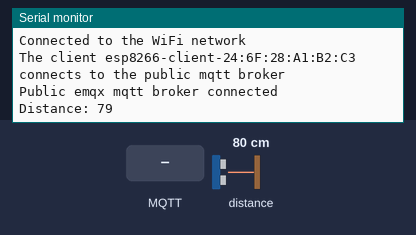
Bench run of a sketch on a simulated ESP8266 (NodeMCU). On the bench: the last lines printed to the serial monitor. Wiring (inferred from the names in the program): ultrasonic range finder: trigger GPIO 2; echo GPIO 0. The test bench sets the inputs (shaded band); at power-on: distance to the obstacle 80 cm. The echo pulse lasts 58.3 µs per cm; WiFi joins after 1.5 s; servers stay silent unless stated; no MQTT or app messages arrive unless stated.

Above: at 2.8 s.
2.9 s: MQTT message "1" arrives on the first subscribed topic
5.1 s: MQTT message "on" arrives on the first subscribed topic
7.1 s: MQTT message "off" arrives on the first subscribed topic
9.1 s: distance to the obstacle set to 2 cm
At 10.3 s:
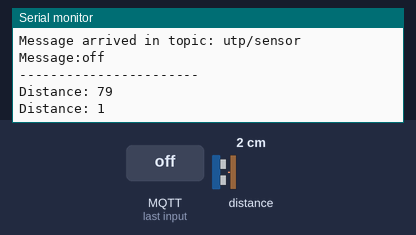
10.6 s: distance to the obstacle set to 4 cm
At 12.8 s:
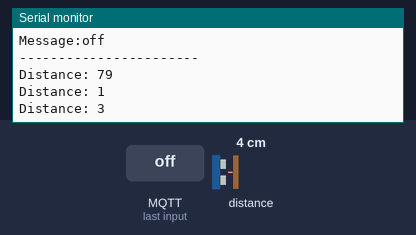
Timing chart, 0 to 13.1 s (numbered marks = the images above; inputs shaded):
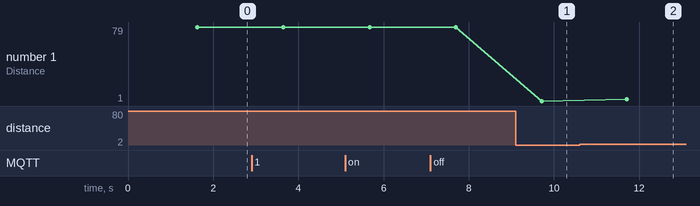

The sketch:

sensor.ino
```cpp
// defines pins numbers
//https://www.instructables.com/Distance-Measurement-Using-HC-SR04-Via-NodeMCU/

#include <ESP8266WiFi.h>
#include <PubSubClient.h>

// WiFi
const char *ssid = "SOFTWAREVALUE"; // Enter your WiFi name
const char *password = "FranklinRuiz2020";  // Enter WiFi password

// MQTT Broker
const char *mqtt_broker = "192.168.1.62";
const char *topic = "utp/sensor";
const char *mqtt_username = "franklin";
const char *mqtt_password = "EXAMPLE_PASSWORD";
const int mqtt_port = 1883;

const int trigPin = 2;  //D4
const int echoPin = 0;  //D3

// defines variables
long duration;
int distance;

WiFiClient espClient;
PubSubClient client(espClient);

void setup() {
  pinMode(trigPin, OUTPUT); // Sets the trigPin as an Output
  pinMode(echoPin, INPUT); // Sets the echoPin as an Input
  Serial.begin(9600); // Starts the serial communication

  // Set software serial baud to 115200;
  //Serial.begin(115200);
  // connecting to a WiFi network
  WiFi.begin(ssid, password);
  while (WiFi.status() != WL_CONNECTED) {
      delay(500);
      Serial.println("Connecting to WiFi..");
  }
  Serial.println("Connected to the WiFi network");
  //connecting to a mqtt broker
  client.setServer(mqtt_broker, mqtt_port);
  client.setCallback(callback);
  while (!client.connected()) {
      String client_id = "esp8266-client-";
      client_id += String(WiFi.macAddress());
      Serial.printf("The client %s connects to the public mqtt broker\n", client_id.c_str());
      if (client.connect(client_id.c_str(), mqtt_username, mqtt_password)) {
          Serial.println("Public emqx mqtt broker connected");
      } else {
          Serial.print("failed with state ");
          Serial.print(client.state());
          delay(2000);
      }
  }
  client.subscribe(topic);
}

void callback(char *topic, byte *payload, unsigned int length) {
  Serial.print("Message arrived in topic: ");
  Serial.println(topic);
  Serial.print("Message:");
  for (int i = 0; i < length; i++) {
      Serial.print((char) payload[i]);
  }
  Serial.println();
  Serial.println("-----------------------");
}

void loop() {
    // Clears the trigPin
  digitalWrite(trigPin, LOW);
  delayMicroseconds(2);

  // Sets the trigPin on HIGH state for 10 micro seconds
  digitalWrite(trigPin, HIGH);
  delayMicroseconds(10);
  digitalWrite(trigPin, LOW);

  // Reads the echoPin, returns the sound wave travel time in microseconds
  duration = pulseIn(echoPin, HIGH);

  // Calculating the distance
  distance= duration*0.034/2;
  // Prints the distance on the Serial Monitor
  Serial.print("Distance: ");
  Serial.println(distance);
  delay(2000);
   // publish and subscribe
  if(distance <= 5){
    client.publish(topic, "ON");
  }else{
    client.publish(topic, "OFF");
  }
  client.loop();
}
```

Measured:
- after the input at 9.1 s, the serial monitor: prints a new line after 0.61 s (image 1)
- after the input at 10.6 s, the serial monitor: prints a new line after 1.1 s (image 2)
- plotted number 1: 79 → 1 after the input at 9.1 s, 1 → 3 after the input at 10.6 s
